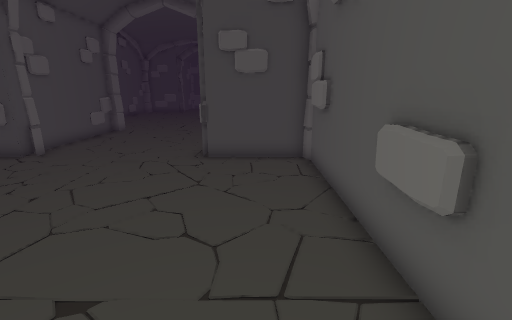
view 1 (above)

16 first-person views from a walk through a Unity game level. The camera is 1.3 m above the floor, tilts 14° down and sees 85° across. The floor is counted in squares, 0.5 m on a side. Each view is taken from the middle of a square. On the plan, view 1 faces up. The plan holds only what a view shows up to about 19 squares ahead; the rest is blank. The place goes on beyond the plan. The player character is not drawn.

view 2
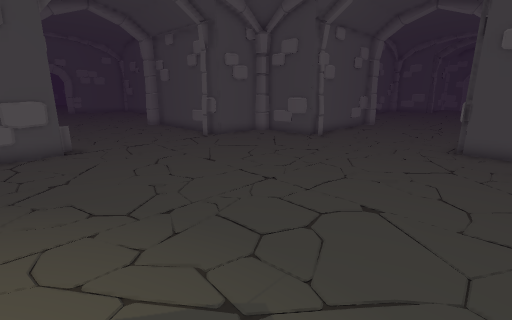

view 3
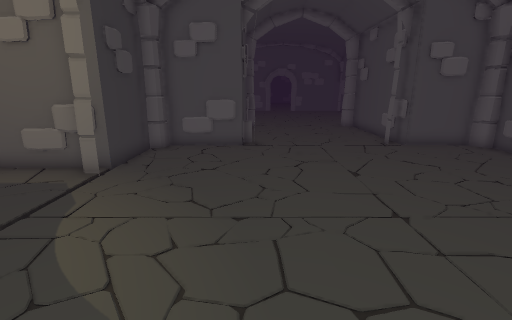

view 4
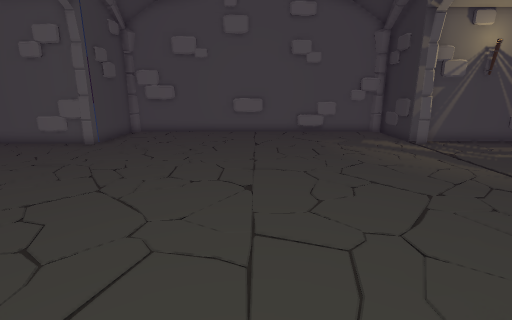

view 5
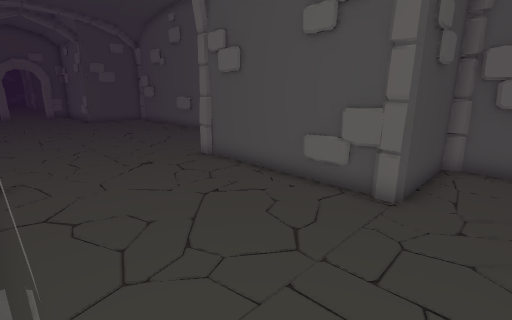

view 6
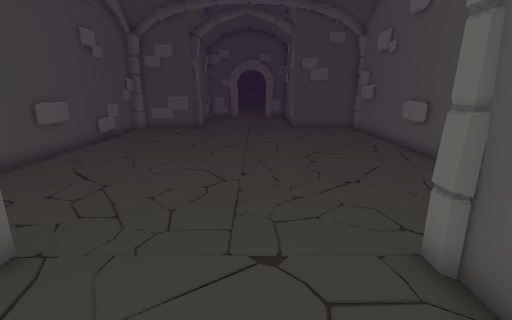

view 7
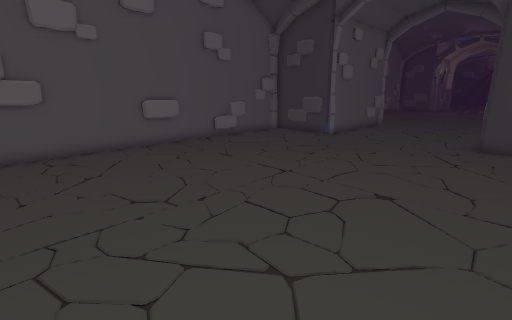

view 8
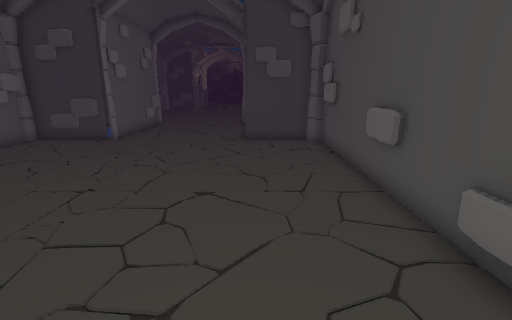

view 9
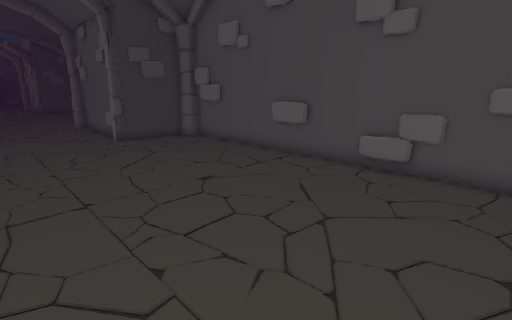

view 10
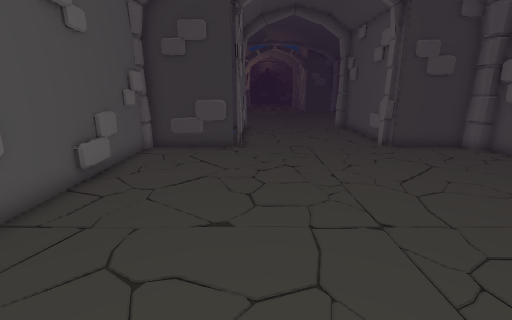

view 11
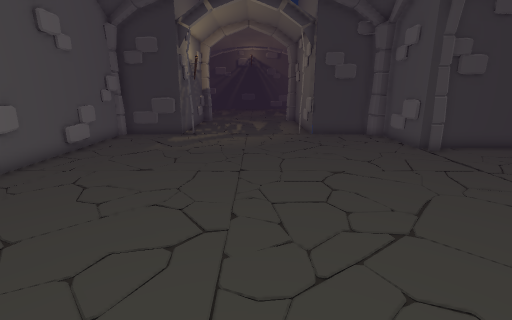

view 12
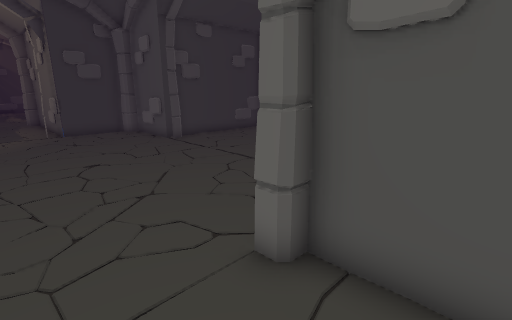

view 13
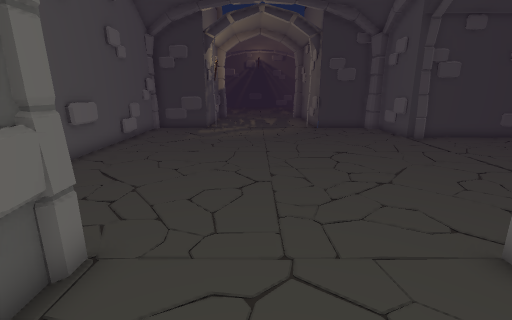

view 14
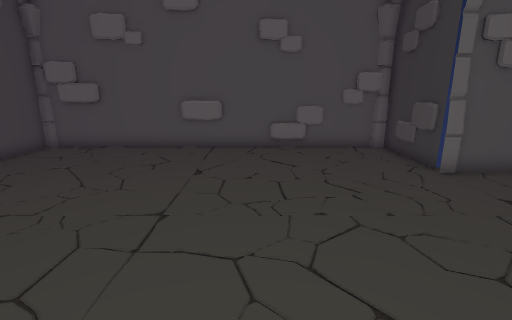

view 15
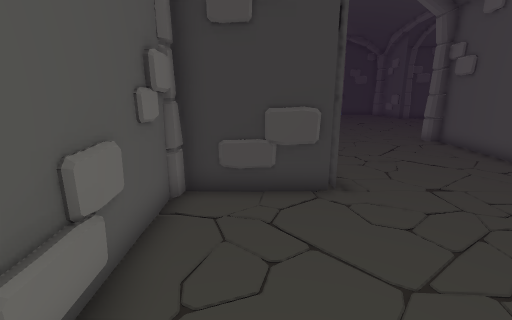

view 16
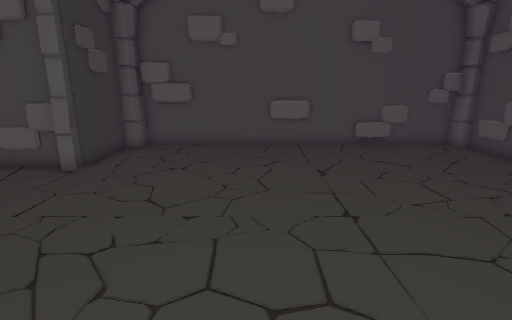

### Floor plan
Points are (right, up) in squares from view 1. A wall is a line through its corners. A room is listed if a view was taken in it or the views show most of it. See-through windows are left out.
Room 1 (views 1, 2, 3, 4, 5, 6, 7, 8, 9, 10, 11, 12, 13, 14, 15, 16)
walls: (-9.4, 12.7) (-9.4, 12.2); (-2.2, 11.4) (-2.4, 12.7); (-2.3, 17.2) (-2.2, 17.7); (-1.6, 18.9) (1.8, 18.9) (2.1, 20.4); (-1.6, 19) (-0.1, 19.2); (-13.4, 10.5) (-13.4, 7.4); (2, 10.5) (1.9, 11) (-2.1, 11) (-2.1, 18.6); (1.9, 8.1) (1.9, 10.4); (-12.9, 19.6) (-12.8, 18.9) (-9.5, 18.9) (-9.5, 11) (-12.9, 11); (-12.9, 19.6) (-12.7, 19); (1.9, 18.9) (1.9, 20.5); (2.1, 18.9) (2.1, 34.5); (-14.4, 7.4) (-19.5, 7.4); (2, 19.3) (1.9, 20.4); (-13.2, 22) (-13.2, 19.6); (-13.5, -1.1) (-13.3, -2.5); (-15.2, -0.5) (-14.7, -0.6); (-12.9, -4.3) (-12.8, -5); (-13, -4.3) (-12.8, -5); (-9.5, -5.9) (-9.5, -7.5); (-19.5, -0.7) (-13.4, -0.7) (-13.4, -4.6); (-13.4, -5.1) (-9.5, -5.1) (-9.5, -5.5); (1.9, -5.1) (1.9, -3.5); (2.1, -5.1) (2.1, 10.6); (1.9, 32.1) (1.9, 34.4); (-1.4, -7.5) (-1.4, -5.1) (1.8, -5.1) (2.1, -3.6); (-13.3, 34) (-13.4, 33.1); (-13.4, 34.4) (-13.4, 19.7); (-13.2, 34.5) (-13.2, 33.6)
low walls: (-2.2, 12.1) (-2.2, 12.6); (-0.8, 19.1) (-0.3, 19); (1.9, 21.9) (1.9, 24.2); (1.9, 2.6) (1.9, 4.4); (1.9, 26.6) (1.9, 28.4); (-13.2, 27.5) (-13.2, 25.8); (1.9, -2.1) (1.9, 0.2); (-9.3, -6.4) (-9.3, -7.2); (-13.2, 31.4) (-13.2, 29.9)
objects: other object (-14, 0); other object (-14, 7); other object (-9, -6) to (-9, -5); other object (-9, 11) to (-9, 12); other object (-9, 19); other object (-2, -6) to (-2, -5); other object (-2, 19)

Where each view was taken, in squares from view 1:
view 1: 0 up, 0 right, facing up
view 2: 3 down, 0 right, facing up-left
view 3: 0 up, 0 right, facing left
view 4: 3 up, 16 left, facing right
view 5: 9 up, 9 left, facing up-right
view 6: 15 up, 5 left, facing up
view 7: 34 up, 11 left, facing down-right
view 8: 34 up, 10 left, facing down
view 9: 34 up, 4 left, facing down-left
view 10: 32 up, 3 left, facing down
view 11: 12 up, 6 left, facing down
view 12: 14 up, 6 left, facing down-left
view 13: 15 up, 5 left, facing down
view 14: 25 up, 11 left, facing right
view 15: 26 up, 0 right, facing down
view 16: 25 up, 0 right, facing left
